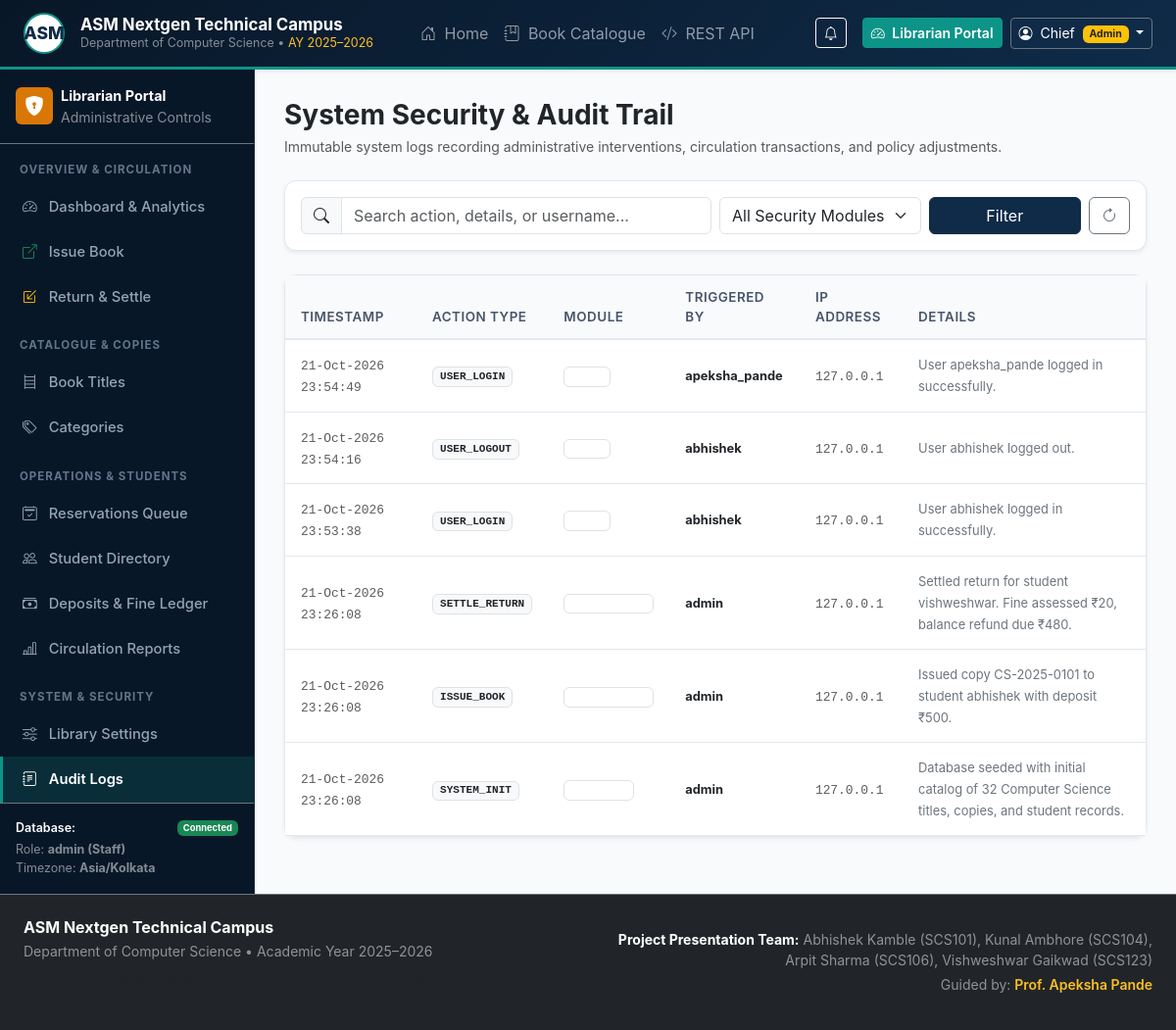
Page /librarian/audit/ (signed in) on the committed database.
### library/models.py (models this page shows, shortened)
class LibrarySettings(models.Model):
    institution_name = models.CharField(max_length=200, default="ASM Nextgen Technical Campus")
    department_name = models.CharField(max_length=200, default="Department of Computer Science")
    academic_year = models.CharField(max_length=50, default="2025–2026")
    loan_period_days = models.PositiveIntegerField(
        default=14,
        help_text="Standard loan duration in calendar days"
    )
    daily_fine_rate = models.DecimalField(
        max_digits=8,
        decimal_places=2,
        default=Decimal("5.00"),
        help_text="Daily overdue penalty in INR (₹)"
    )
    deposit_per_loan = models.DecimalField(
        max_digits=10,
        decimal_places=2,
        default=Decimal("500.00"),
        help_text="Refundable security deposit required per borrowed copy in INR (₹)"
    )
    max_active_loans = models.PositiveIntegerField(
        default=3,
        help_text="Maximum concurrent active loans per student"
    )
    reservation_pickup_hours = models.PositiveIntegerField(
        default=48,
        help_text="Pickup hold period once copy becomes ready for pickup"
    )
    allow_student_registration = models.BooleanField(
        default=True,
        help_text="Allow students to register self-service accounts"
    )
    allow_reserving_available_books = models.BooleanField(
        default=False,
        help_text="Allow reserving titles that currently have available copies on shelf"
    )
    updated_at = models.DateTimeField(auto_now=True)
    @classmethod
    def get_settings(cls):
        obj, _ = cls.objects.get_or_create(pk=1)
        return obj
    class Meta:
        verbose_name = "Library Settings"
        verbose_name_plural = "Library Settings"

class AuditLog(models.Model):
    user = models.ForeignKey(User, on_delete=models.SET_NULL, null=True, blank=True, related_name='audit_logs')
    action = models.CharField(max_length=100)
    module = models.CharField(max_length=50)
    details = models.TextField()
    ip_address = models.GenericIPAddressField(null=True, blank=True)
    created_at = models.DateTimeField(auto_now_add=True)
    class Meta:
        ordering = ['-created_at']

### library/views.py (the view)
    def wrapper(request, *args, **kwargs):
        if not request.user.is_authenticated:
            return redirect('login')
        if not (request.user.is_staff or request.user.is_superuser):
            messages.error(request, "Access restricted to Library Staff and Administrators.")
            return redirect('student_dashboard')
        return view_func(request, *args, **kwargs)

### templates/librarian/audit_logs.html (shortened to what this page needs)
{% extends 'librarian/base_librarian.html' %}
{% block librarian_content %}
<div class="d-flex justify-content-between align-items-center mb-4 flex-wrap gap-2">
  <div>
    <h3 class="fw-bold text-dark mb-1">System Security & Audit Trail</h3>
    <p class="text-muted small mb-0">Immutable system logs recording administrative interventions, circulation transactions, and policy adjustments.</p>
  </div>
</div>
<div class="card card-academic shadow-sm mb-4">
  <div class="card-body p-3">
    <form method="GET" action="{% url 'admin_audit_logs' %}" class="row g-2 align-items-center">
      <div class="col-md-6">
        <div class="input-group">
          <span class="input-group-text bg-light"><i class="bi bi-search"></i></span>
          <input type="text" name="q" value="{{ search }}" class="form-control" placeholder="Search action, details, or username...">
        </div>
      </div>
      <div class="col-md-3">
        <select name="module" class="form-select">
          <option value="">All Security Modules</option>
        </select>
      </div>
      <div class="col-md-3 d-flex gap-2">
        <button type="submit" class="btn btn-navy flex-grow-1">Filter</button>
        <a href="{% url 'admin_audit_logs' %}" class="btn btn-outline-secondary"><i class="bi bi-arrow-clockwise"></i></a>
      </div>
    </form>
  </div>
</div>
<div class="card card-academic shadow-sm">
  <div class="table-responsive">
    <table class="table table-academic mb-0">
      <thead>
        <tr>
          <th>Timestamp</th>
          <th>Action Type</th>
          <th>Module</th>
          <th>Triggered By</th>
          <th>IP Address</th>
          <th>Details</th>
        </tr>
      </thead>
      <tbody>
        {% for log in page_obj %}
          <tr>
            <td><span class="small text-muted font-monospace">{{ log.created_at|date:"d-M-Y H:i:s" }}</span></td>
            <td>
              <span class="badge bg-light text-dark border font-monospace small">
                {{ log.action }}
              </span>
            </td>
            <td>
              <span class="badge bg-navy-subtle text-navy border small">{{ log.module }}</span>
            </td>
            <td>
              {% if log.user %}
                <strong class="text-dark small">{{ log.user.username }}</strong>
              {% else %}
                <span class="badge bg-secondary small">System Cron</span>
              {% endif %}
            </td>
            <td><code class="small text-muted">{{ log.ip_address|default:"127.0.0.1" }}</code></td>
            <td><span class="small text-secondary">{{ log.details }}</span></td>
          </tr>
        {% empty %}
          <tr>
            <td colspan="6" class="text-center text-muted py-5">No audit log records found.</td>
          </tr>
        {% endfor %}
      </tbody>
    </table>
  </div>
</div>
{% endblock %}

### templates/librarian/base_librarian.html (shortened to what this page needs)
{% extends 'base.html' %}
{% block content_wrapper %}
<div class="dashboard-wrapper">
  <aside class="dashboard-sidebar no-print">
    <div class="p-3 border-bottom border-secondary d-flex align-items-center gap-2">
      <div class="rounded p-2 d-flex align-items-center justify-content-center" style="width: 38px; height: 38px; background-color: var(--gold-accent); color: #ffffff;">
        <i class="bi bi-shield-lock-fill fs-5"></i>
      </div>
      <div>
        <div class="fw-bold text-white" style="font-size: 0.9rem;">Librarian Portal</div>
        <div class="text-white-50 small">Administrative Controls</div>
      </div>
    </div>
    <div class="nav-section-title">Overview & Circulation</div>
    <ul class="nav flex-column mb-auto">
      <li class="nav-item">
        <a class="nav-link {% if request.resolver_match.url_name == 'librarian_dashboard' %}active{% endif %}" href="{% url 'librarian_dashboard' %}">
          <i class="bi bi-speedometer2"></i> Dashboard & Analytics
        </a>
      </li>
      <li class="nav-item">
        <a class="nav-link {% if request.resolver_match.url_name == 'admin_issue_book' %}active{% endif %}" href="{% url 'admin_issue_book' %}">
          <i class="bi bi-box-arrow-up-right text-success"></i> Issue Book
        </a>
      </li>
      <li class="nav-item">
        <a class="nav-link {% if request.resolver_match.url_name == 'admin_return_book' %}active{% endif %}" href="{% url 'admin_return_book' %}">
          <i class="bi bi-box-arrow-in-down-left text-warning"></i> Return & Settle
        </a>
      </li>
      <div class="nav-section-title">Catalogue & Copies</div>
      <li class="nav-item">
        <a class="nav-link " href="{% url 'admin_books' %}">
          <i class="bi bi-bookshelf"></i> Book Titles
        </a>
      </li>
      <li class="nav-item">
        <a class="nav-link {% if request.resolver_match.url_name == 'admin_categories' %}active{% endif %}" href="{% url 'admin_categories' %}">
          <i class="bi bi-tags"></i> Categories
        </a>
      </li>
      <div class="nav-section-title">Operations & Students</div>
      <li class="nav-item">
        <a class="nav-link {% if request.resolver_match.url_name == 'admin_reservations' %}active{% endif %}" href="{% url 'admin_reservations' %}">
          <i class="bi bi-calendar2-check"></i> Reservations Queue
        </a>
      </li>
      <li class="nav-item">
        <a class="nav-link {% if request.resolver_match.url_name == 'admin_students' or request.resolver_match.url_name == 'admin_student_detail' %}active{% endif %}" href="{% url 'admin_students' %}">
          <i class="bi bi-people"></i> Student Directory
        </a>
      </li>
      <li class="nav-item">
        <a class="nav-link {% if request.resolver_match.url_name == 'admin_financial_ledger' %}active{% endif %}" href="{% url 'admin_financial_ledger' %}">
          <i class="bi bi-cash-stack"></i> Deposits & Fine Ledger
        </a>
      </li>
      <li class="nav-item">
        <a class="nav-link {% if request.resolver_match.url_name == 'admin_reports' %}active{% endif %}" href="{% url 'admin_reports' %}">
          <i class="bi bi-bar-chart-line"></i> Circulation Reports
        </a>
      </li>
      <div class="nav-section-title">System & Security</div>
      <li class="nav-item">
        <a class="nav-link {% if request.resolver_match.url_name == 'admin_settings' %}active{% endif %}" href="{% url 'admin_settings' %}">
          <i class="bi bi-sliders"></i> Library Settings
        </a>
      </li>
      <li class="nav-item">
        <a class="nav-link {% if request.resolver_match.url_name == 'admin_audit_logs' %}active{% endif %}" href="{% url 'admin_audit_logs' %}">
          <i class="bi bi-journal-text"></i> Audit Logs
        </a>
      </li>
    </ul>
    <div class="p-3 mt-auto border-top border-secondary text-white-50" style="font-size: 0.78rem;">
      <div class="d-flex align-items-center justify-content-between mb-1">
        <span class="text-white fw-semibold">Database:</span>
        <span class="badge bg-success">Connected</span>
      </div>
      <div>Role: <strong>{{ user.username }} (Staff)</strong></div>
      <div>Timezone: <strong>Asia/Kolkata</strong></div>
    </div>
  </aside>
  <main class="dashboard-content">
    {% block librarian_content %}{% endblock %}
  </main>
</div>
{% endblock %}

### templates/base.html (shortened to what this page needs)
{% load static %}
<!DOCTYPE html>
<html lang="en">
<head>
  <link href="https://cdn.jsdelivr.net/npm/bootstrap@5.3.3/dist/css/bootstrap.min.css" rel="stylesheet">
  <link rel="stylesheet" href="https://cdn.jsdelivr.net/npm/bootstrap-icons@1.11.3/font/bootstrap-icons.min.css">
  <link rel="stylesheet" href="{% static 'css/custom.css' %}">
</head>
<body>
  <nav class="navbar navbar-expand-lg navbar-dark navbar-custom py-2 sticky-top shadow-sm">
    <div class="container-fluid px-lg-4">
      <a class="navbar-brand d-flex align-items-center gap-3" href="{% url 'home' %}">
        <div class="d-flex align-items-center justify-content-center bg-white text-primary rounded-circle" style="width: 42px; height: 42px; font-weight: 800; font-size: 1.1rem; color: #0f2b48 !important; border: 2px solid #0d9488;">
          ASM
        </div>
        <div>
          <div class="fw-bold tracking-tight text-white mb-0" style="font-size: 1.05rem; line-height: 1.2;">
            {{ INSTITUTION_NAME }}
          </div>
          <div class="text-white-50" style="font-size: 0.78rem;">
            {{ DEPARTMENT_NAME }} &bull; <span class="accent-gold-text">AY {{ ACADEMIC_YEAR }}</span>
          </div>
        </div>
      </a>
      <div class="collapse navbar-collapse" id="navbarMain">
        <ul class="navbar-nav me-auto mb-2 mb-lg-0 ms-lg-4">
          <li class="nav-item">
            <a class="nav-link {% if request.resolver_match.url_name == 'home' %}active fw-semibold{% endif %}" href="{% url 'home' %}">
              <i class="bi bi-house-door me-1"></i> Home
            </a>
          </li>
          <li class="nav-item">
            <a class="nav-link {% if request.resolver_match.url_name == 'catalogue' %}active fw-semibold{% endif %}" href="{% url 'catalogue' %}">
              <i class="bi bi-journal-bookmark me-1"></i> Book Catalogue
            </a>
          </li>
          <li class="nav-item">
            <a class="nav-link {% if request.resolver_match.url_name == 'api_docs' %}active fw-semibold{% endif %}" href="{% url 'api_docs' %}">
              <i class="bi bi-code-slash me-1"></i> REST API
            </a>
          </li>
        </ul>
        <div class="d-flex align-items-center gap-2">
          {% if user.is_authenticated %}
            <a href="{% if is_librarian %}{% url 'librarian_dashboard' %}{% else %}{% url 'student_notifications' %}{% endif %}" class="btn btn-outline-light position-relative btn-sm me-2" title="Notifications">
              <i class="bi bi-bell"></i>
            </a>
            <a href="{% url 'dashboard_redirect' %}" class="btn btn-teal btn-sm fw-semibold">
              {% if is_librarian %}
                <i class="bi bi-speedometer2 me-1"></i> Librarian Portal
              {% else %}
                <i class="bi bi-mortarboard me-1"></i> Student Portal
              {% endif %}
            </a>
            <div class="dropdown">
              <button class="btn btn-navy border-secondary text-white dropdown-toggle btn-sm" type="button" data-bs-toggle="dropdown">
                <i class="bi bi-person-circle me-1"></i>
                {{ user.first_name|default:user.username }}
                {% if student_profile %}
                  <span class="badge bg-secondary ms-1">{{ student_profile.roll_number }}</span>
                {% elif is_librarian %}
                  <span class="badge bg-warning text-dark ms-1">Admin</span>
                {% endif %}
              </button>
            </div>
          {% endif %}
        </div>
      </div>
    </div>
  </nav>
  {% block content_wrapper %}{% endblock %}
  <footer class="bg-dark text-white-50 py-4 mt-auto border-top border-secondary no-print">
    <div class="container-fluid px-lg-4">
      <div class="row gy-3 align-items-center">
        <div class="col-md-6">
          <h6 class="text-white mb-1 fw-bold">{{ INSTITUTION_NAME }}</h6>
          <p class="small mb-1">{{ DEPARTMENT_NAME }} &bull; Academic Year {{ ACADEMIC_YEAR }}</p>
          <p class="small mb-0 text-muted">
          </p>
        </div>
        <div class="col-md-6 text-md-end">
          <div class="small text-white-50 mb-1">
            <strong class="text-white">Project Presentation Team:</strong> Abhishek Kamble (SCS101), Kunal Ambhore (SCS104), Arpit Sharma (SCS106), Vishweshwar Gaikwad (SCS123)
          </div>
          <div class="small">
            Guided by: <span class="accent-gold-text fw-semibold">Prof. Apeksha Pande</span>
          </div>
        </div>
      </div>
    </div>
  </footer>
</body>
</html>

### rows in the picture
LibrarySettings: institution_name "ASM Nextgen Technical Campus", department_name "Department of Computer Science"
AuditLog: created_at "21-Oct-2026 23:54:49", action "USER_LOGIN", user.username "apeksha_pande", ip_address "127.0.0.1", details "User apeksha_pande logged in successfully."
AuditLog: created_at "21-Oct-2026 23:54:16", action "USER_LOGOUT", user.username "abhishek", ip_address "127.0.0.1", details "User abhishek logged out."
AuditLog: created_at "21-Oct-2026 23:53:38", action "USER_LOGIN", user.username "abhishek", ip_address "127.0.0.1", details "User abhishek logged in successfully."
AuditLog: created_at "21-Oct-2026 23:26:08", action "SETTLE_RETURN", user.username "admin", ip_address "127.0.0.1", details "Settled return for student vishweshwar. Fine assessed ₹20, balance refund due ₹480."
AuditLog: created_at "21-Oct-2026 23:26:08", action "ISSUE_BOOK", user.username "admin", ip_address "127.0.0.1", details "Issued copy CS-2025-0101 to student abhishek with deposit ₹500."
AuditLog: created_at "21-Oct-2026 23:26:08", action "SYSTEM_INIT", user.username "admin", ip_address "127.0.0.1", details "Database seeded with initial catalog of 32 Computer Science titles, copies, and student records."

### other values in the picture
{{ ACADEMIC_YEAR }} "2025–2026"
{{ user.first_name|default:user.username }} "Chief"
{{ user.username }} "admin"
